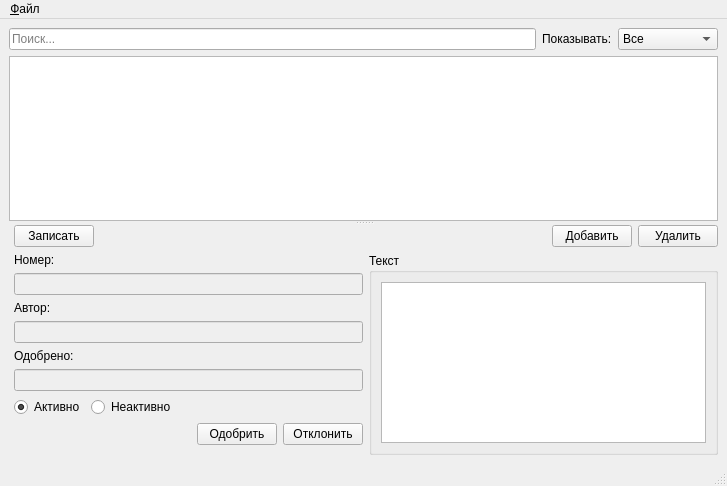
<?xml version="1.0" encoding="UTF-8"?>
<ui version="4.0">
 <class>MainWindow</class>
 <widget class="QMainWindow" name="MainWindow">
  <property name="geometry">
   <rect>
    <x>0</x>
    <y>0</y>
    <width>727</width>
    <height>486</height>
   </rect>
  </property>
  <property name="windowTitle">
   <string>MainWindow</string>
  </property>
  <widget class="QWidget" name="centralwidget">
   <layout class="QVBoxLayout" name="verticalLayout_6">
    <item>
     <widget class="QSplitter" name="splitter">
      <property name="orientation">
       <enum>Qt::Vertical</enum>
      </property>
      <widget class="QWidget" name="">
       <layout class="QVBoxLayout" name="verticalLayout_5">
        <item>
         <layout class="QHBoxLayout" name="horizontalLayout_5">
          <item>
           <widget class="QLineEdit" name="lineEdit">
            <property name="placeholderText">
             <string>Поиск...</string>
            </property>
           </widget>
          </item>
          <item>
           <widget class="QLabel" name="label">
            <property name="text">
             <string>Показывать:</string>
            </property>
           </widget>
          </item>
          <item>
           <widget class="QComboBox" name="comboBox">
            <item>
             <property name="text">
              <string>Все</string>
             </property>
            </item>
            <item>
             <property name="text">
              <string>Активные</string>
             </property>
            </item>
            <item>
             <property name="text">
              <string>Неактивные</string>
             </property>
            </item>
           </widget>
          </item>
         </layout>
        </item>
        <item>
         <widget class="QTableView" name="tableSuggestions">
          <property name="minimumSize">
           <size>
            <width>600</width>
            <height>0</height>
           </size>
          </property>
         </widget>
        </item>
       </layout>
      </widget>
      <widget class="QWidget" name="">
       <layout class="QVBoxLayout" name="verticalLayout_4">
        <item>
         <layout class="QHBoxLayout" name="horizontalLayout_2">
          <item>
           <spacer name="horizontalSpacer_3">
            <property name="orientation">
             <enum>Qt::Horizontal</enum>
            </property>
            <property name="sizeType">
             <enum>QSizePolicy::Fixed</enum>
            </property>
            <property name="sizeHint" stdset="0">
             <size>
              <width>5</width>
              <height>20</height>
             </size>
            </property>
           </spacer>
          </item>
          <item>
           <widget class="QPushButton" name="btnSave">
            <property name="text">
             <string>Записать</string>
            </property>
           </widget>
          </item>
          <item>
           <spacer name="horizontalSpacer">
            <property name="orientation">
             <enum>Qt::Horizontal</enum>
            </property>
            <property name="sizeHint" stdset="0">
             <size>
              <width>40</width>
              <height>20</height>
             </size>
            </property>
           </spacer>
          </item>
          <item>
           <widget class="QPushButton" name="btnAdd">
            <property name="text">
             <string>Добавить</string>
            </property>
           </widget>
          </item>
          <item>
           <widget class="QPushButton" name="btnDel">
            <property name="text">
             <string>Удалить</string>
            </property>
           </widget>
          </item>
         </layout>
        </item>
        <item>
         <layout class="QHBoxLayout" name="horizontalLayout_4">
          <item>
           <spacer name="horizontalSpacer_4">
            <property name="orientation">
             <enum>Qt::Horizontal</enum>
            </property>
            <property name="sizeType">
             <enum>QSizePolicy::Fixed</enum>
            </property>
            <property name="sizeHint" stdset="0">
             <size>
              <width>5</width>
              <height>20</height>
             </size>
            </property>
           </spacer>
          </item>
          <item>
           <layout class="QVBoxLayout" name="verticalLayout_3">
            <item>
             <layout class="QVBoxLayout" name="verticalLayout_2">
              <item>
               <layout class="QFormLayout" name="formLayout">
                <property name="sizeConstraint">
                 <enum>QLayout::SetFixedSize</enum>
                </property>
                <property name="rowWrapPolicy">
                 <enum>QFormLayout::WrapAllRows</enum>
                </property>
                <item row="0" column="0">
                 <widget class="QLabel" name="lblId">
                  <property name="sizePolicy">
                   <sizepolicy hsizetype="Preferred" vsizetype="Fixed">
                    <horstretch>0</horstretch>
                    <verstretch>0</verstretch>
                   </sizepolicy>
                  </property>
                  <property name="text">
                   <string>Номер:</string>
                  </property>
                 </widget>
                </item>
                <item row="0" column="1">
                 <widget class="QLineEdit" name="editId">
                  <property name="enabled">
                   <bool>false</bool>
                  </property>
                  <property name="minimumSize">
                   <size>
                    <width>0</width>
                    <height>0</height>
                   </size>
                  </property>
                 </widget>
                </item>
                <item row="1" column="0">
                 <widget class="QLabel" name="lblAuthor">
                  <property name="sizePolicy">
                   <sizepolicy hsizetype="Preferred" vsizetype="Fixed">
                    <horstretch>0</horstretch>
                    <verstretch>0</verstretch>
                   </sizepolicy>
                  </property>
                  <property name="text">
                   <string>Автор:</string>
                  </property>
                 </widget>
                </item>
                <item row="2" column="0">
                 <widget class="QLabel" name="lblApprove">
                  <property name="sizePolicy">
                   <sizepolicy hsizetype="Preferred" vsizetype="Fixed">
                    <horstretch>0</horstretch>
                    <verstretch>0</verstretch>
                   </sizepolicy>
                  </property>
                  <property name="text">
                   <string>Одобрено:</string>
                  </property>
                 </widget>
                </item>
                <item row="2" column="1">
                 <widget class="QLineEdit" name="editApprover">
                  <property name="enabled">
                   <bool>false</bool>
                  </property>
                 </widget>
                </item>
                <item row="1" column="1">
                 <widget class="QLineEdit" name="editAuthor">
                  <property name="enabled">
                   <bool>false</bool>
                  </property>
                 </widget>
                </item>
               </layout>
              </item>
              <item>
               <layout class="QHBoxLayout" name="horizontalLayout_3">
                <item>
                 <widget class="QRadioButton" name="radioActive">
                  <property name="text">
                   <string>Активно</string>
                  </property>
                  <property name="checked">
                   <bool>true</bool>
                  </property>
                 </widget>
                </item>
                <item>
                 <widget class="QRadioButton" name="radioNonactive">
                  <property name="text">
                   <string>Неактивно</string>
                  </property>
                 </widget>
                </item>
                <item>
                 <spacer name="horizontalSpacer_5">
                  <property name="orientation">
                   <enum>Qt::Horizontal</enum>
                  </property>
                  <property name="sizeHint" stdset="0">
                   <size>
                    <width>40</width>
                    <height>20</height>
                   </size>
                  </property>
                 </spacer>
                </item>
               </layout>
              </item>
             </layout>
            </item>
            <item>
             <layout class="QHBoxLayout" name="horizontalLayout">
              <property name="sizeConstraint">
               <enum>QLayout::SetFixedSize</enum>
              </property>
              <item>
               <spacer name="horizontalSpacer_2">
                <property name="orientation">
                 <enum>Qt::Horizontal</enum>
                </property>
                <property name="sizeHint" stdset="0">
                 <size>
                  <width>40</width>
                  <height>20</height>
                 </size>
                </property>
               </spacer>
              </item>
              <item>
               <widget class="QPushButton" name="btnApprove">
                <property name="text">
                 <string>Одобрить</string>
                </property>
               </widget>
              </item>
              <item>
               <widget class="QPushButton" name="btnReject">
                <property name="text">
                 <string>Отклонить</string>
                </property>
               </widget>
              </item>
             </layout>
            </item>
            <item>
             <spacer name="verticalSpacer_2">
              <property name="orientation">
               <enum>Qt::Vertical</enum>
              </property>
              <property name="sizeType">
               <enum>QSizePolicy::Expanding</enum>
              </property>
              <property name="sizeHint" stdset="0">
               <size>
                <width>20</width>
                <height>40</height>
               </size>
              </property>
             </spacer>
            </item>
           </layout>
          </item>
          <item>
           <widget class="QGroupBox" name="groupBox">
            <property name="title">
             <string>Текст</string>
            </property>
            <layout class="QVBoxLayout" name="verticalLayout">
             <item>
              <widget class="QPlainTextEdit" name="textText">
               <property name="sizePolicy">
                <sizepolicy hsizetype="Expanding" vsizetype="Expanding">
                 <horstretch>0</horstretch>
                 <verstretch>0</verstretch>
                </sizepolicy>
               </property>
               <property name="maximumSize">
                <size>
                 <width>16777215</width>
                 <height>16777215</height>
                </size>
               </property>
              </widget>
             </item>
            </layout>
           </widget>
          </item>
         </layout>
        </item>
       </layout>
      </widget>
     </widget>
    </item>
   </layout>
  </widget>
  <widget class="QMenuBar" name="menubar">
   <property name="geometry">
    <rect>
     <x>0</x>
     <y>0</y>
     <width>727</width>
     <height>18</height>
    </rect>
   </property>
   <widget class="QMenu" name="menu">
    <property name="title">
     <string>&amp;Файл</string>
    </property>
    <addaction name="actExit"/>
   </widget>
   <addaction name="menu"/>
  </widget>
  <widget class="QStatusBar" name="statusbar"/>
  <action name="actExit">
   <property name="text">
    <string>Выход</string>
   </property>
   <property name="toolTip">
    <string>Выйти из приложения</string>
   </property>
   <property name="statusTip">
    <string>Выйти из приложения</string>
   </property>
  </action>
 </widget>
 <resources/>
 <connections>
  <connection>
   <sender>actExit</sender>
   <signal>triggered()</signal>
   <receiver>MainWindow</receiver>
   <slot>close()</slot>
   <hints>
    <hint type="sourcelabel">
     <x>-1</x>
     <y>-1</y>
    </hint>
    <hint type="destinationlabel">
     <x>361</x>
     <y>238</y>
    </hint>
   </hints>
  </connection>
 </connections>
</ui>
